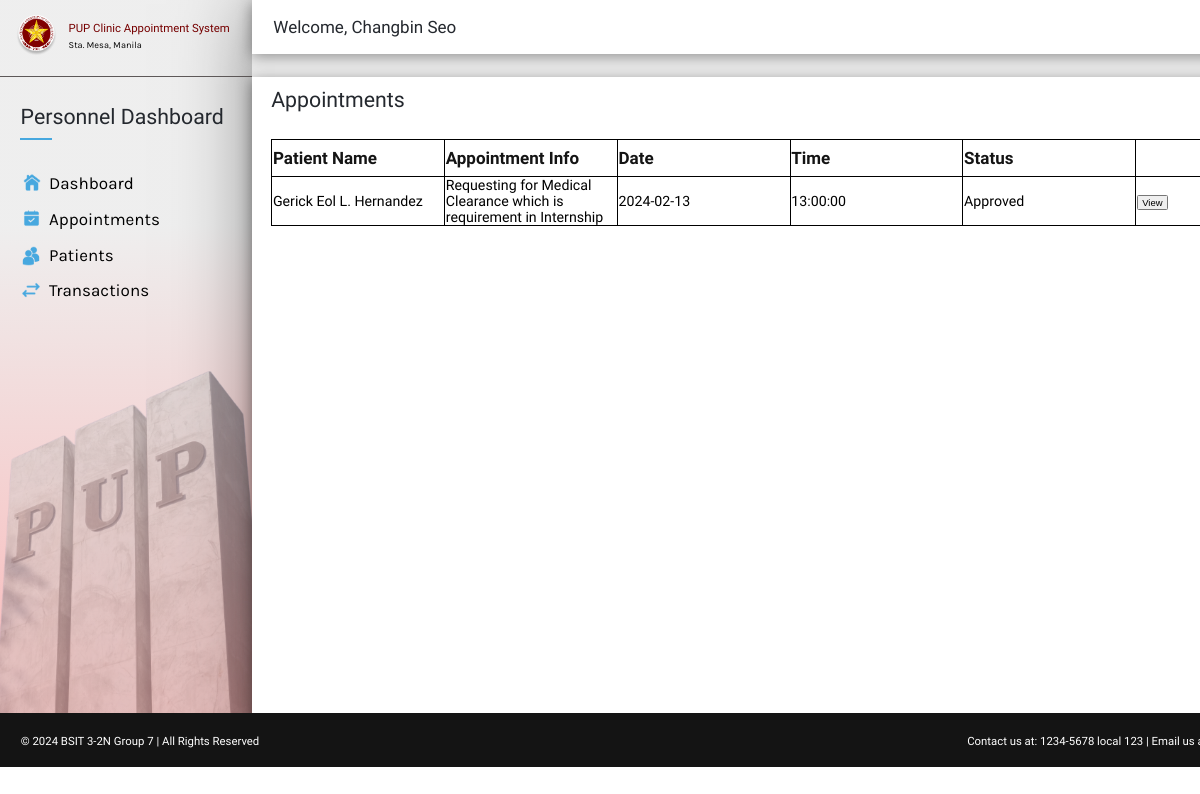
The app's page /personnel/viewpatient.php (signed in) with its own data.
### tables this page shows
CREATE TABLE `appointment` (
  `appoint_No` int(11) NOT NULL,
  `appoint_Info` varchar(500) NOT NULL,
  `appoint_Date` date NOT NULL,
  `appoint_Time` time NOT NULL,
  `appoint_Status` varchar(15) NOT NULL,
  `patient_Id` int(11) NOT NULL,
  `pers_Id` int(11) DEFAULT NULL
);

CREATE TABLE `patient` (
  `patient_Id` int(11) NOT NULL,
  `patient_Name` varchar(50) NOT NULL,
  `patient_Address` varchar(250) NOT NULL,
  `patient_City` varchar(20) NOT NULL,
  `patient_Age` int(11) NOT NULL,
  `patient_Birthdate` date NOT NULL,
  `patient_Sex` varchar(6) NOT NULL,
  `patient_ContactNo` varchar(15) NOT NULL,
  `blood_Type` varchar(3) NOT NULL,
  `patient_Type` varchar(20) NOT NULL,
  `department` varchar(50) NOT NULL,
  `patient_Email` varchar(50) NOT NULL,
  `patient_Password` varchar(30) NOT NULL,
  `emer_ContactName` varchar(50) NOT NULL,
  `emer_ContactNo` varchar(15) NOT NULL,
  `pat_DateCreated` date NOT NULL,
  `mdHist_Id` int(11) DEFAULT NULL
);

### personnel/viewpatient.php (the view, shortened to what this page needs)
<!DOCTYPE html>
<html>
  <head>
    <link rel="stylesheet" href="style/global.css" />
    <link rel="stylesheet" href="style/viewpatient.css" />
  </head>
  <body>
    <?php
        include '../dbconfig.php';
        $name = $_SESSION['fullName'];
        $persId = $_SESSION['persId'];
        $query = "SELECT patient_Name, appoint_No, appoint_Info, appoint_Date, appoint_Time, appoint_Status
        FROM appointment app JOIN patient p ON app.patient_Id = p.patient_Id
        WHERE pers_Id = '$persId' AND appoint_Status IN('Approved', 'Rejected', 'Nonattendance')
        ORDER BY appoint_Date DESC";
        $result = mysqli_query($conn, $query);
    ?>
    <div class="personnel-dashboard-appointmen">
      <div class="sidebar-container">
        <img class="bg-pic-icon" alt="" src="public/bg-pic@2x.png" />
        <button class="dashboard" type="button" onclick="dbPage()">
          <div class="dashboard1">Dashboard</div>
          <img
            class="dashboard-icon"
            alt=""
            src="public/dashboardicon@2x.png"
          />
        </button>
        <button class="appointments" type="button" onclick="selfPage()">
          <div class="dashboard1">Appointments</div>
          <img
            class="appointments-icon"
            alt=""
            src="public/appointmentsicon@2x.png"
          />
        </button>
        <button class="transactions" type="button" onclick="transactPage()">
          <div class="transactions1">Transactions</div>
          <img
            class="transactions-icon"
            alt=""
            src="public/transactionsicon@2x.png"
          />
        </button>
        <button class="patients" type="button" onclick="viewPatientPage()">
          <div class="book-an-appointment">Patients</div>
          <img class="patient-icon" alt="" src="public/patienticon@2x.png" />
        </button>
      </div>
      <div class="header">
        <img class="logo-icon" alt="" src="public/logo@2x.png" />
        <div class="pup-clinic-appointment">PUP Clinic Appointment System</div>
        <div class="sta-mesa-manila">Sta. Mesa, Manila</div>
      </div>
      <div class="patient-dashboard-title">
        <div class="personnel-dashboard">Personnel Dashboard</div>
        <div class="patient-dashboard-title-child"></div>
      </div>
      <div class="personnel-dashboard-appointmen-child"></div>
      <div class="base-main-header"></div>
      <div class="base-main"></div>
      <input class="welcome-fn-mi" type="text" value="<?php echo "Welcome, $name";?>" disabled/>
      <div class="footer">
        <div class="footer-child"></div>
        <div class="bsit-3-2n-group">
          © 2024 BSIT 3-2N Group 7 | All Rights Reserved
        </div>
        <div class="contact-us-at">
          Contact us at: 1234-5678 local 123 | Email us at:
          group7email@gmail.com
        </div>
      </div>
      <div class="header1">
        <div class="appointments2">Appointments</div>
      </div>
      <table class="table">
          <tr>
            <th class="th">
              <div class="appointments3">Patient Name</div>
            </th>
            <th class="th">
              <div class="appointments3">Appointment Info</div>
            </th>
            <th class="th">
              <div class="appointments3">Date</div>
            </th>
            <th class="th">
              <div class="appointments3">Time</div>
            </th>
            <th class="th">
              <div class="appointments3">Status</div>
            </th>
            <th class="th">
              <div class="appointments3"></div>
            </th>
          </tr>
          <?php
              while($rows = mysqli_fetch_assoc($result)){
                $appNo = $rows['appoint_No'];
                $appStatus = $rows['appoint_Status'];
                echo '<tr>';
                echo '<td class="th1">' . $rows['patient_Name']. '</td>';
                echo '<td class="th1">' . $rows['appoint_Info']. '</td>';
                echo '<td class="th1">' . $rows['appoint_Date']. '</td>';
                echo '<td class="th1">' . $rows['appoint_Time']. '</td>';
                echo '<td class="th1">' . $appStatus. '</td>';
                if($appStatus == 'Approved'){
                  echo '<td class="th1">' . '<button onclick="transactForm(\'' . $appNo . '\');">View</button>'. '</td>';
                }
                else{
                  echo '<td class="th1"></td>';
                }
                echo '</tr>';
              }
          ?>
      </table>
    </div>
  </body>
</html>

### personnel/style/global.css (style rules this page uses)
body { margin: 0; line-height: normal; }
:root { --font-kanit: Kanit; --font-karla: Karla; --font-questrial: Questrial; --font-size-13xl: 32px; --font-size-5xl: 24px; --font-size-3xl: 22px; --font-size-11xl: 30px; --font-size-base: 16px; --font-size-smi: 13px; --font-size-6xl: 25px; --font-size-xl: 20px; --font-size-9xl: 28px; --color-white: #fff; --color-gray-200: #24282e; --color-gray-100: #141414; --color-gray-300: #050505; --color-darkgray: #aaa; --color-deepskyblue: #47a8df; --color-maroon: #760001; --color-dimgray: #5d5858; --color-black: #000; --color-whitesmoke: #eaeaea; --color-tomato: rgb(173, 216, 230); --color-lightblue: #add8e6; --br-6xs: 7px; }

### records on screen
appointment: patient_Id.patient_Name "Gerick Eol L. Hernandez", appoint_Info "Requesting for Medical Clearance which is requirement in Internship", appoint_Date "2024-02-13", appoint_Time "13:00:00", appoint_Status "Approved"
